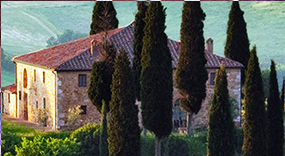
//> input picture img/test.jpg, 285 x 156 px
$ ./main ../../img/test.jpg   (built with g++ and OpenCV 4)
//> lines starting //> are read from the running program, lines starting //| are printed output that depends on the picture
/*************************************************************************
	> File Name: ../src/dilate/main.cpp
	> Author: Zhu Brocadesoar
	> Mail: brocadesoar@gmail.com
	> Created Time: Fri 18 Aug 2017 09:29:02 AM CST
 ************************************************************************/

#include<iostream>
using namespace std;

#include<opencv2/core.hpp>
#include<opencv2/imgproc.hpp>
#include<opencv2/highgui.hpp>
using namespace cv;

// morphshapes have three
struct morPhShapeEnumSet{
    int Val;
    char name[5];
} morPhShapes[3] = {
    MORPH_RECT,
    "RECT",

    MORPH_CROSS,
    "CROS",

    MORPH_ELLIPSE,
    "ELLI"
};

// file name for save
char fileNameOut[32];

int main(int argc, char** argv){
    // check argc
    if(argc != 2){
        puts(" Error: Invalid file name");
        puts(" Usage: testsoar <path/to/image>");
        return 1;
    }
    // Mat
    Mat imageSrc, imageOut;
    // read
    imageSrc = imread(argv[1], IMREAD_GRAYSCALE);
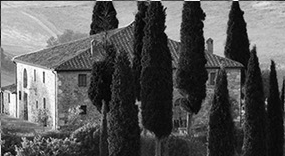
//> imageSrc: 156 rows x 285 cols, CV_8UC1; min 0, max 254, mean 88.5
    // check src
    if(imageSrc.empty()){
        puts(" Error: Faild to open the image");
        return 2;
    }
    // loop for different erode
    for(int i = 0; i < 2; i++){
        // diff anchor
        for(int j = 0; j < 3; j++){
            // diff shape
            for(int k = 0; k < 3; k++){
                // diff ksize
                // erode
                dilate(imageSrc,
                      imageOut,
                      getStructuringElement(morPhShapes[j].Val,
                                            Size(k * 2 + 3, k * 2 + 3),
                                            i?Point(k * 2 + 3 - 1, k * 2 + 3 -1):Point(-1, -1)
                                           )
                     );
                // save
                sprintf(fileNameOut, "%d-Pt(%s)%sKS%d.jpg", i, i?"RiDn":"Cent", morPhShapes[j].name, k * 2 + 3);
                imwrite(fileNameOut, imageOut);
            }
        }
    }
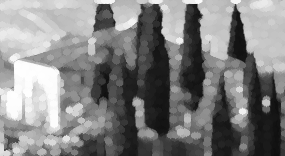
//> imageOut: 156 rows x 285 cols, CV_8UC1; min 14, max 254, mean 129.1
    // save gray image
    imwrite("grayimage.jpg", imageSrc);

    return 0;
}
